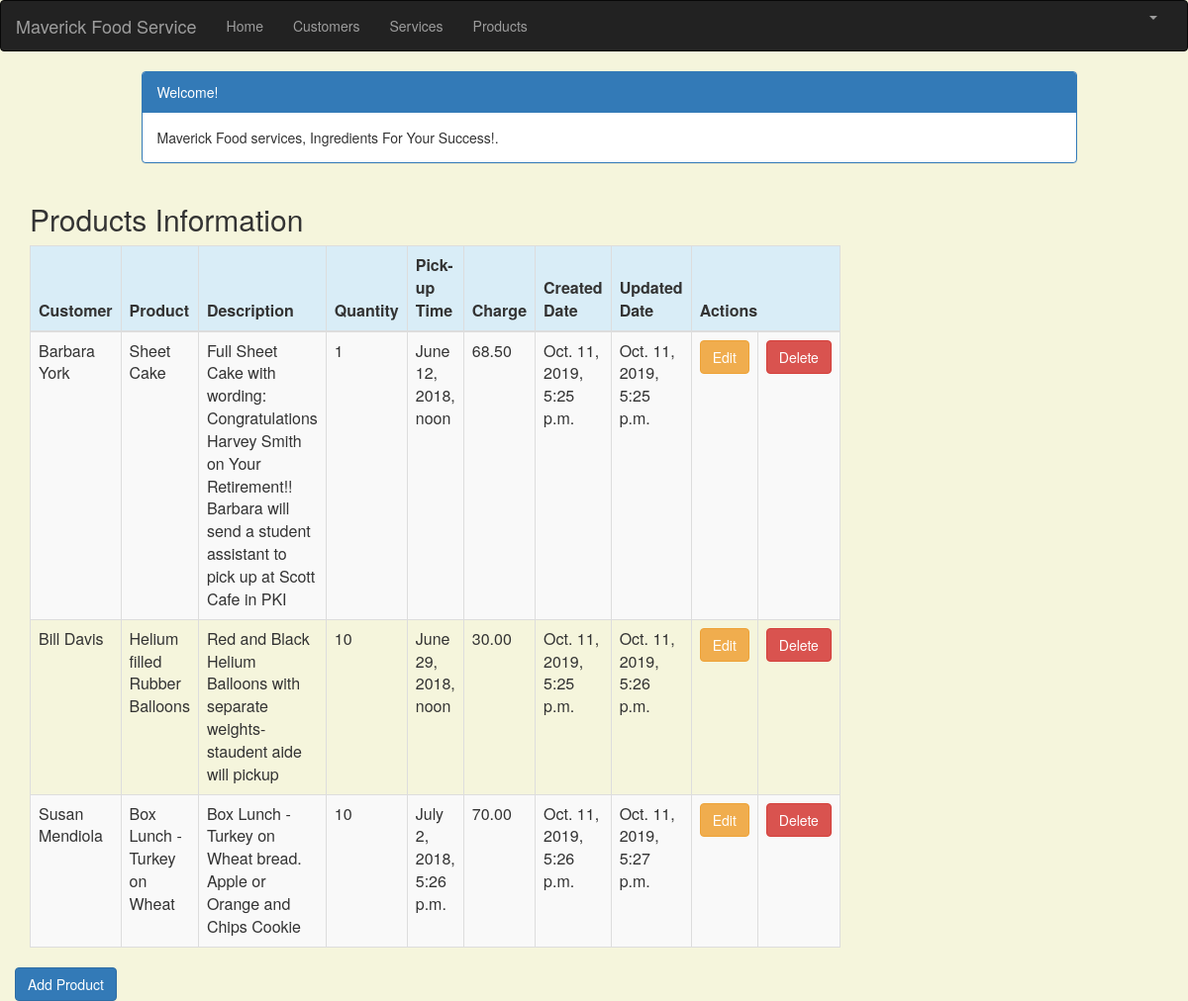
The page /product_list (signed in) on the database its author committed.
### crm/models.py (models this page shows, shortened)
class Product(models.Model):
    cust_name = models.ForeignKey(Customer, on_delete=models.CASCADE, related_name='products')
    product = models.CharField(max_length=100)
    p_description = models.TextField()
    quantity = models.IntegerField()
    pickup_time = models.DateTimeField(
        default=timezone.now)
    charge = models.DecimalField(max_digits=10, decimal_places=2)
    created_date = models.DateTimeField(
        default=timezone.now)
    updated_date = models.DateTimeField(auto_now_add=True)

class Customer(models.Model):
    cust_name = models.CharField(max_length=50)
    organization = models.CharField(max_length=100, blank=True)
    role = models.CharField(max_length=100)
    email = models.EmailField(max_length=100)
    bldgroom = models.CharField(max_length=100)
    address = models.CharField(max_length=200)
    account_number = models.IntegerField(blank=False, null=False)
    city = models.CharField(max_length=50)
    state = models.CharField(max_length=50)
    zipcode = models.CharField(max_length=10)
    phone_number = models.CharField(max_length=50)
    created_date = models.DateTimeField(
        default=timezone.now)
    updated_date = models.DateTimeField(auto_now_add=True)
    def __str__(self):
        return str(self.cust_name)

### crm/views.py (the view)
# urls.py: path('product_list', views.product_list, name='product_list'),
@login_required
def product_list(request):
    product = Product.objects.filter(created_date__lte=timezone.now())
    return render(request, 'crm/product_list.html',
                 {'products': product})

### crm/templates/crm/product_list.html (shortened to what this page needs)
{% extends 'crm/base.html' %}
{% block content %}
    <html>
    <head>
        <link rel="stylesheet" href="https://maxcdn.bootstrapcdn.com/bootstrap/3.3.4/css/bootstrap.min.css">
    </head>
    <body>
    <div class="container">
        <div class="row">
            <div class="col-md-10 col-md-offset-1">
                <div class="panel panel-primary">
                    <div class="panel-heading">Welcome!</div>
                    <div class="panel-body">
                        Maverick Food services, Ingredients For Your Success!.
                    </div>
                </div>
            </div>
        </div>
    </div>
    <div class="row">
        <h2 style="padding-left: 15Px">Products Information</h2>
    </div>
    <div>
        <table class="table table-striped table-bordered table-hover">
            <thead>
            <tr class="bg-info">
                <th>Customer</th>
                <th>Product</th>
                <th>Description</th>
                <th>Quantity</th>
                <th>Pick-up Time</th>
                <th>Charge</th>
                <th>Created Date</th>
                <th>Updated Date</th>
                <th colspan="3">Actions</th>
            </tr>
            </thead>
            <tbody>
            {% for product in products %}
                <tr>
                    <td>{{ product.cust_name }}</td>
                    <td>{{ product.product }}</td>
                    <td>{{ product.p_description }}</td>
                    <td>{{ product.quantity }}</td>
                    <td>{{ product.pickup_time }}</td>
                    <td>{{ product.charge }}</td>
                    <td>{{ product.created_date }}</td>
                    <td>{{ product.updated_date }}</td>
                     <td><a href="{% url 'crm:product_edit' pk=product.pk %}"
                           class="btn btn-warning">Edit</a></td>
                    <td><a href="{% url 'crm:product_delete' pk=product.pk %}"
                           onclick="return confirm('Are you sure you want to delete?')"
                           class="btn btn-danger">Delete</a>
                    </td>
                </tr>
            {% endfor %}
            </tbody>
        </table>
     <div class="row">
         <a href="{% url 'crm:product_new' %}" class="row"><span
                    class="btn btn-primary">Add Product</span></a>
     </div>
    </div>
    </body>
    </html>
{% endblock %}

### crm/templates/crm/product_list.html (style rules this page uses)
body { background-color: beige; }

### rows shown on the page
Product: cust_name "Barbara York", product "Sheet Cake", p_description "Full Sheet Cake with wording: Congratulations Harvey Smith on Your Retirement!! Barbara will send a student assistant to pick up at Scott Cafe in PKI", quantity "1", pickup_time "June 12, 2018, noon", charge "68.50", created_date "Oct. 11, 2019, 5:25 p.m.", updated_date "Oct. 11, 2019, 5:25 p.m."
Product: cust_name "Bill Davis", product "Helium filled Rubber Balloons", p_description "Red and Black Helium Balloons with separate weights- staudent aide will pickup", quantity "10", pickup_time "June 29, 2018, noon", charge "30.00", created_date "Oct. 11, 2019, 5:25 p.m.", updated_date "Oct. 11, 2019, 5:26 p.m."
Product: cust_name "Susan Mendiola", product "Box Lunch - Turkey on Wheat", p_description "Box Lunch - Turkey on Wheat bread. Apple or Orange and Chips Cookie", quantity "10", pickup_time "July 2, 2018, 5:26 p.m.", charge "70.00", created_date "Oct. 11, 2019, 5:26 p.m.", updated_date "Oct. 11, 2019, 5:27 p.m."
